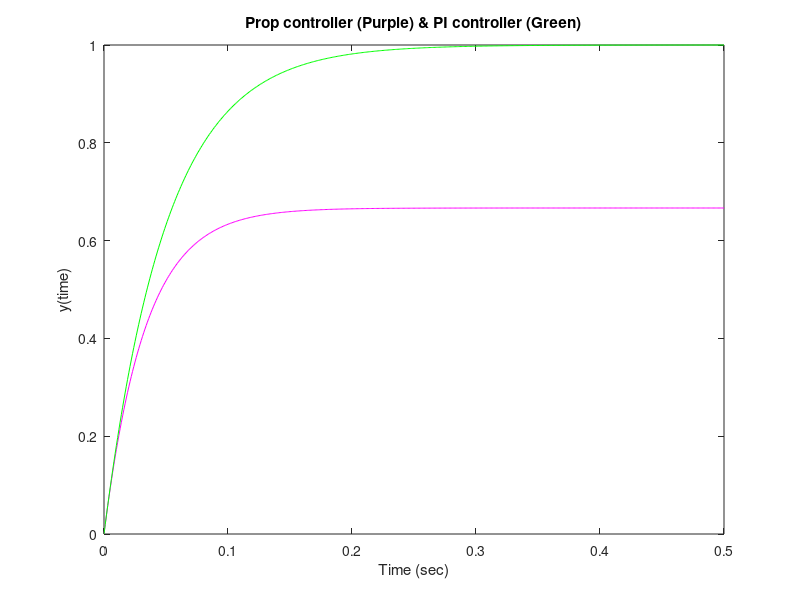

Write MATLAB code to recreate this figure.
%Ayden Hession
%HW4
%CP4.8
%*************
GsNumerator=[10]; 
GsDenominator=[1 10]; 
System = tf(GsNumerator,GsDenominator);

time=[0:0.001:0.5];


%*************
% Part A
%*************

GcNumerator=[2]; 
GCDenominator=[1]; 

Controller = tf(GcNumerator,GCDenominator);

OpenSystem = series(Controller,System);
ClosedSystem = feedback(OpenSystem,[1]);

yk=step(ClosedSystem,time);

%*************
% Part B
%*************

%k1,2 = 2,20 values
GcNumerator=[2 20]; 
GCDenominator=[1 0]; 
Controller = tf(GcNumerator,GCDenominator);

OpenSystem = series(Controller,System);
ClosedSystem = feedback(OpenSystem,[1]);

yp=step(ClosedSystem,time);

%*************
%Part C
%*************

%making plot
plot(time, yk, 'm', time, yp, 'g')
xlabel('Time (sec)'),ylabel('y(time)')
title('Prop controller (Purple) & PI controller (Green)')
